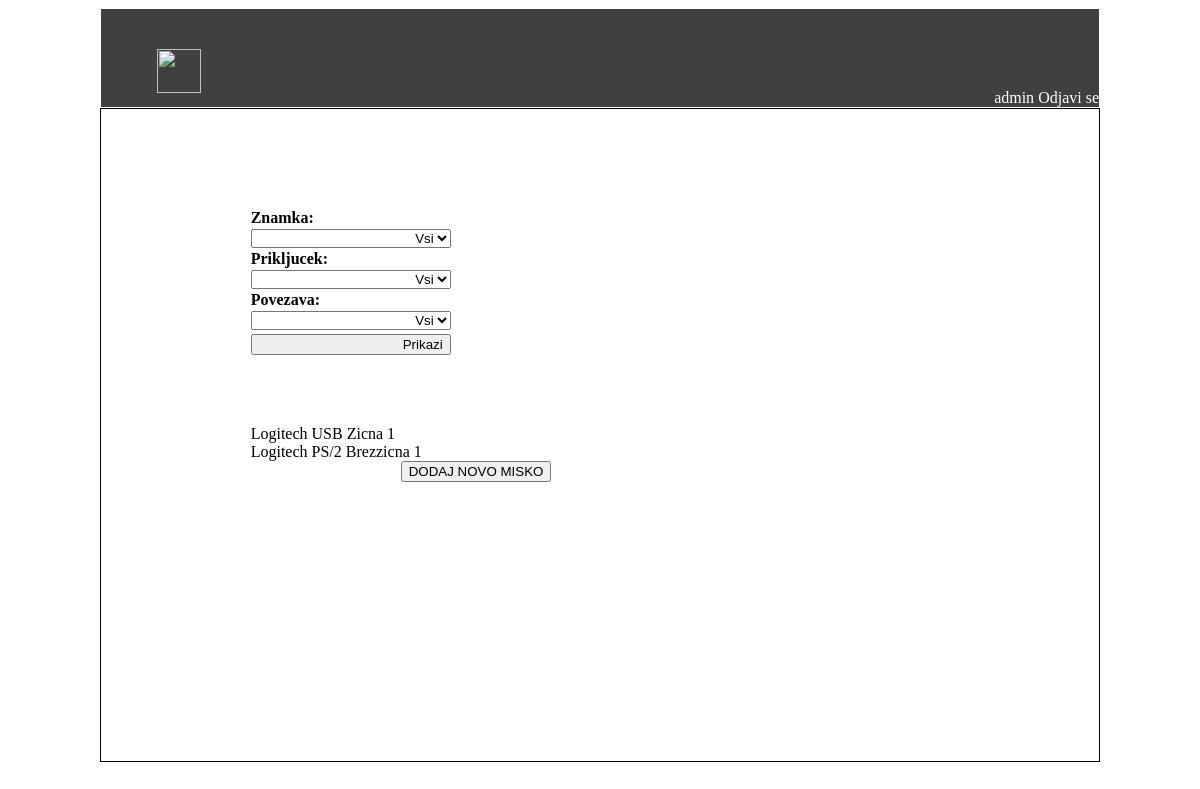
Page /app/miske (signed in) on the committed database.
### kalkulator/models.py (models this page shows)
class Miska(models.Model):
    znamka = models.CharField(max_length=20)
    prikljucek = models.CharField(max_length=20)
    povezava = models.CharField(max_length=20)
    opis = models.CharField(max_length=20)
    kolicina = models.CharField(max_length=20)

### kalkulator/views.py (the view, shortened to what this page needs)
@login_required
def miske(request):
    context = {}
    miske = Miska.objects.all()
    znamke = Miska.objects.values_list('znamka', flat=True).distinct()
    context['znamke'] = znamke
    context['miske'] = miske
    return render(request, 'kalkulator/miske.html', context)

### kalkulator/templates/kalkulator/miske.html (shortened to what this page needs)
{% extends "kalkulator/base.html" %}
{% block main %}
	<div id="Stanje">
		<form>
			<label>Znamka:</label><select name="znamka">
										<option>Vsi</option>
										</select>
			<label>Prikljucek:</label><select name="prikljucek">
										<option>Vsi</option>
										</select>
			<label>Povezava:</label><select name="povezava">
										<option>Vsi</option>
										</select>
			<input type="submit" id="vpisi" value="Prikazi">
		</form>
		<br>
		<br>
		<br>
		<br>
		<br>
		<br>
		<br>
		<br>
		<br>
		<br>
		<br>
		<br>
		{% for miska in miske %}
		{{miska.znamka}}   {{miska.prikljucek}} {{miska.povezava}} {{miska.kolicina}}<br>
		{% endfor %}
		<a href="dodajMisko" style="margin-left:150px">
			<button> DODAJ NOVO MISKO</button>
		</a>
	</div>
{% endblock %}

### kalkulator/templates/kalkulator/base.html (shortened to what this page needs)
{% load static %}
<!DOCTYPE HTML>
<html>
	<head>
		<link href="{% static 'kalkulator/style.css' %}" rel="stylesheet"/>
	</head>
	<body>
		<div id="page">
			<div id="banner">
				{% block logout %}
					<div id="logout">
								{% if user.is_authenticated %}
									{{ user.username }}
									<a href="{% url 'login' %}">Odjavi se</a>
								{% endif %}
					</div>
					<div id="back_button">
						<a href="main">
							<img src="https://image.flaticon.com/icons/svg/60/60817.svg" style="width:44px;height:44px;">
						</a>
					</div>
				{% endblock %}
			</div>
			<div id="main">
				 {% block main %}
				 {% endblock %}
			</div>
		</div>
	</body>
</html>

### kalkulator/static/kalkulator/style.css (style rules this page uses)
body { max-width: 1000px; margin-left: auto; margin-right: auto; }
#page { width: 100%; height:98vh; }
#banner { position: relative; border: 1px solid white; box-sizing: border-box; max-width: 1000px; margin-left: auto; margin-right: auto; height: 100px; text-align: right; color: white; overflow: hidden; background-color: #404040; }
#back_button { position: relative; margin-right : 90%; margin-top : 4%; width: 100px; height: 100px; }
#main { height: 83.4%; border: 1px solid black; box-sizing: border-box; }
#logout { position: absolute; right: 0; bottom: 0; }
a:link { color: white; text-decoration: none; }
#Obrazec, #Stanje, #Porocilo { padding: 10% 15%; }
select, input, textarea { clear: both; float: left; width: 200px; margin: 2px 0px; text-align: right; }
label { float: left; clear: both; width: 200px; font-weight: bolder; }

### rows in the picture
Miska: znamka "Logitech", prikljucek "USB", povezava "Zicna", kolicina "1"
Miska: znamka "Logitech", prikljucek "PS/2", povezava "Brezzicna", kolicina "1"

### other values in the picture
{{ user.username }} "admin"
